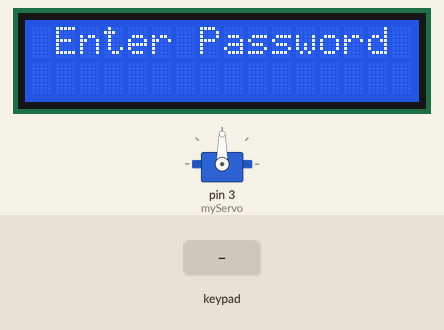
A sketch run on a simulated Arduino Uno, built with avr-gcc and run on an emulated ATmega328P. Parts: servo, 16×2 character LCD. The inputs (shaded band) are chosen by the test bench. What the sketch prints to the serial monitor is not drawn.

Above: at 1.3 s.
1.4 s: keypad keys 2 0 2 1 pressed 0.4 s apart
At 3.3 s:
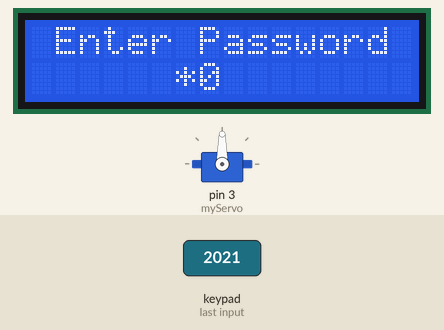
6.0 s: key 'A' pressed
9.0 s: key 'B' pressed
At 11.3 s:
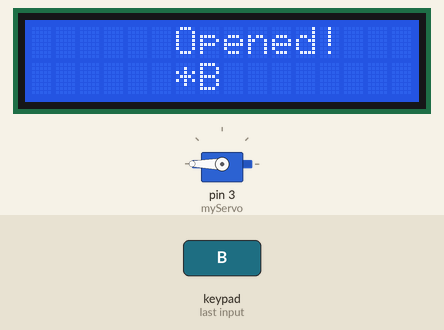
12.0 s: key 'C' pressed
At 14.3 s:
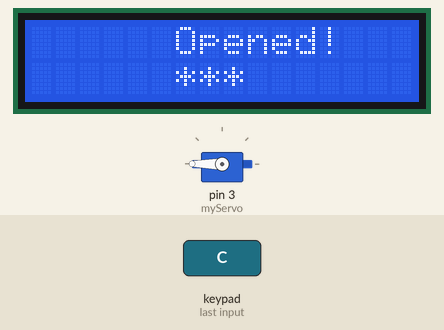
14.6 s: key '*' pressed
At 16.4 s:
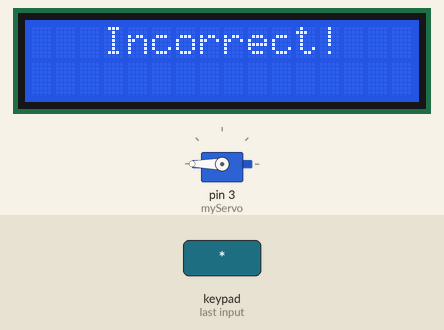
17.6 s: key 'D' pressed
At 22.8 s:
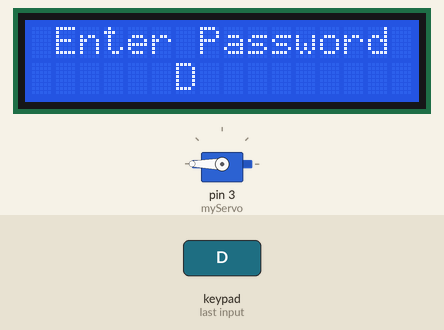
Timing chart, 0 to 23.5 s (numbered marks = the images above; inputs shaded):
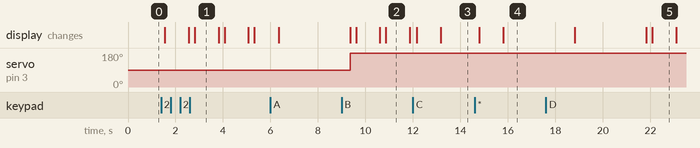

The sketch:

matranphim_servo_LCD.ino
```cpp
#include <Keypad.h>
#include <LiquidCrystal_I2C.h>      // Khai báo thư viện LCD sử dụng I2C
LiquidCrystal_I2C lcd(0x27, 16, 2); // 0x27 địa chỉ LCD, 16 cột và 2 hàng

#include <Servo.h> // Khai báo thư viện sử dụng cho động cơ
//Bạn có thể tham khảo thêm tại: https://github.com/Chris--A/Keypad/blob/master/examples/HelloKeypad/HelloKeypad.ino

Servo myServo;
const byte rows = 4; //số hàng
const byte columns = 4; //số cột

int holdDelay = 700; //Thời gian trễ để xem là nhấn 1 nút nhằm tránh nhiễu
int n = 3; //
int state = 0; //nếu state =0 ko nhấn,state =1 nhấn thời gian nhỏ , state = 2 nhấn giữ lâu
char key = 0;
char STR[4] = {'2', '0', '2', '1'}; // Cài đặt mật khẩu tùy ý
char str[4] = {' ', ' ', ' ', ' '};
int i, j, count = 0;

//Định nghĩa các giá trị trả về
char keys[rows][columns] =
{
  {'1', '2', '3', 'A'},
  {'4', '5', '6', 'B'},
  {'7', '8', '9', 'C'},
  {'*', '0', '#', 'D'},
};

byte rowPins[rows] = {5, 6, 7, 8}; //Cách nối chân với Arduino
byte columnPins[columns] = {9, 10, 11, 12};

//cài đặt thư viện keypad
Keypad keypad = Keypad(makeKeymap(keys), rowPins, columnPins, rows, columns);
void setup() {
  Serial.begin(9600);//bật serial, baudrate 9600
  myServo.attach(3); // Khai báo chân điều khiển động cơ
  lcd.init();        // Khai báo sử dụng LCD
  lcd.begin(16, 2);
  lcd.backlight();
  lcd.clear();
  lcd.print(" Enter Password");
}
void loop() {
  char temp = keypad.getKey();

  if ((int)keypad.getState() ==  PRESSED) {
    if (temp != 0) {
      key = temp;
    }
  }
  if ((int)keypad.getState() ==  HOLD) {
    state++;
    state = constrain(state, 1, n-1);
    delay(holdDelay);
  }

  if ((int)keypad.getState() ==  RELEASED) {
    key += state;
    state = 0;
    //Xuất lên Máy tính để xem kết quả
    Serial.println(key);
    // Nhập mật khẩu
    if (i == 0) {
      str[0] = key;
      lcd.setCursor(6, 1);
      lcd.print(str[0]);
      delay(1000); // Ký tự hiển thị trên màn hình LCD trong 1s
      lcd.setCursor(6, 1);
      lcd.print("*"); // Ký tự được che bởi dấu *
    }
    if (i == 1) {
      str[1] = key;
      lcd.setCursor(7, 1);
      lcd.print(str[1]);
      delay(1000);
      lcd.setCursor(7, 1);
      lcd.print("*");
    }
    if (i == 2) {
      str[2] = key;
      lcd.setCursor(8, 1);
      lcd.print(str[2]);
      delay(1000);
      lcd.setCursor(8, 1);
      lcd.print("*");
    }
    if (i == 3) {
      str[3] = key;
      lcd.setCursor(9, 1);
      lcd.print(str[3]);
      delay(1000);
      lcd.setCursor(9, 1);
      lcd.print("*");
      count = 1;
    }
    i = i + 1;
  }

  if (count == 1) {
    if (str[0] == STR[0] && str[1] == STR[1] && str[2] == STR[2] &&
        str[3] == STR[3]) {
      lcd.clear();
      lcd.print("    Correct!");
      delay(3000);
      myServo.write(180); // Mở cửa
      lcd.clear();
      lcd.print("      Opened!");
      i = 0;
      count = 0;
    } else {
      lcd.clear();
      lcd.print("   Incorrect!");
      delay(3000);
      lcd.clear();
      lcd.print("   Try Again!");
      delay(3000);
      lcd.clear();
      lcd.print(" Enter Password");
      i = 0;
      count = 0;
    }
  }

  switch (key) {
  case '#':
    lcd.clear();
    myServo.write(90); // Đóng cửa
    lcd.print("     Closed!");
    delay(5000);
    lcd.clear();
    lcd.print(" Enter Password");
    i = -1;
    break;
  }
  delay(50);
}
```

Measured:
- after the input at 1.4 s, the display: first changes after 0.16 s (image 1 shows a later state)
- after the input at 9.0 s, the display: first differs from a run without the input after 1.9 s (image 2)
- after the input at 12.0 s, the display: first changes after 0.17 s (image 3 shows a later state)
- after the input at 14.6 s, the display: first changes after 0.19 s (image 4 shows a later state)
- after the input at 17.6 s, the display: first differs from a run without the input after 4.5 s (image 5)
- what the display in image 1 shows lasts 1.0 s, from 2.8 s to 3.8 s
